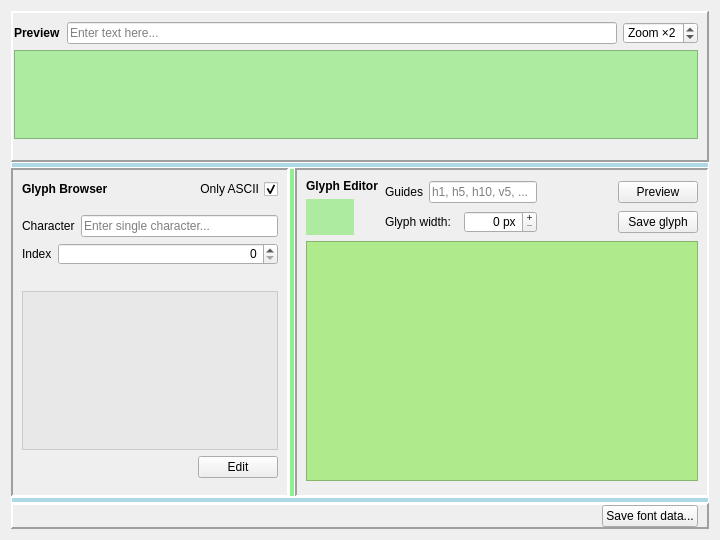
<?xml version="1.0" encoding="UTF-8"?>
<ui version="4.0">
 <class>FontEditor</class>
 <widget class="QWidget" name="FontEditor">
  <property name="geometry">
   <rect>
    <x>0</x>
    <y>0</y>
    <width>720</width>
    <height>540</height>
   </rect>
  </property>
  <property name="windowTitle">
   <string>Font Editor</string>
  </property>
  <property name="styleSheet">
   <string notr="true">QSplitter::handle:horizontal { border: 1px solid white; background-color: lightGreen;}
QSplitter::handle:vertical { border: 1px solid white; background-color: lightBlue; }</string>
  </property>
  <layout class="QHBoxLayout" name="horizontalLayout_7">
   <item>
    <widget class="QSplitter" name="splitter_2">
     <property name="styleSheet">
      <string notr="true"/>
     </property>
     <property name="orientation">
      <enum>Qt::Vertical</enum>
     </property>
     <widget class="QFrame" name="verticalFrame_2">
      <property name="frameShape">
       <enum>QFrame::Panel</enum>
      </property>
      <property name="frameShadow">
       <enum>QFrame::Raised</enum>
      </property>
      <property name="lineWidth">
       <number>2</number>
      </property>
      <layout class="QVBoxLayout" name="verticalLayout_2">
       <property name="leftMargin">
        <number>1</number>
       </property>
       <property name="bottomMargin">
        <number>1</number>
       </property>
       <item>
        <layout class="QHBoxLayout" name="horizontalLayout_4">
         <item>
          <widget class="QLabel" name="label_5">
           <property name="text">
            <string>&lt;html&gt;&lt;head/&gt;&lt;body&gt;&lt;p&gt;&lt;span style=&quot; font-weight:600;&quot;&gt;Preview&lt;/span&gt;&lt;/p&gt;&lt;/body&gt;&lt;/html&gt;</string>
           </property>
          </widget>
         </item>
         <item>
          <widget class="QLineEdit" name="line_preview">
           <property name="placeholderText">
            <string>Enter text here...</string>
           </property>
          </widget>
         </item>
         <item>
          <widget class="QSpinBox" name="spin_zoom">
           <property name="prefix">
            <string>Zoom ×</string>
           </property>
           <property name="minimum">
            <number>1</number>
           </property>
           <property name="maximum">
            <number>8</number>
           </property>
           <property name="singleStep">
            <number>1</number>
           </property>
           <property name="value">
            <number>2</number>
           </property>
          </widget>
         </item>
        </layout>
       </item>
       <item>
        <widget class="QGraphicsView" name="gv_text_preview">
         <property name="minimumSize">
          <size>
           <width>0</width>
           <height>60</height>
          </size>
         </property>
         <property name="styleSheet">
          <string notr="true">background-color: rgba(173, 235, 160, 255);</string>
         </property>
         <property name="backgroundBrush">
          <brush brushstyle="NoBrush">
           <color alpha="255">
            <red>173</red>
            <green>235</green>
            <blue>170</blue>
           </color>
          </brush>
         </property>
        </widget>
       </item>
       <item>
        <widget class="QLabel" name="label_msg">
         <property name="text">
          <string/>
         </property>
        </widget>
       </item>
      </layout>
     </widget>
     <widget class="QSplitter" name="splitter">
      <property name="orientation">
       <enum>Qt::Horizontal</enum>
      </property>
      <widget class="QFrame" name="verticalFrame">
       <property name="sizePolicy">
        <sizepolicy hsizetype="Minimum" vsizetype="Expanding">
         <horstretch>0</horstretch>
         <verstretch>0</verstretch>
        </sizepolicy>
       </property>
       <property name="minimumSize">
        <size>
         <width>200</width>
         <height>300</height>
        </size>
       </property>
       <property name="styleSheet">
        <string notr="true"/>
       </property>
       <property name="frameShape">
        <enum>QFrame::Panel</enum>
       </property>
       <property name="frameShadow">
        <enum>QFrame::Sunken</enum>
       </property>
       <property name="lineWidth">
        <number>2</number>
       </property>
       <layout class="QVBoxLayout" name="verticalLayout">
        <item>
         <layout class="QHBoxLayout" name="horizontalLayout_9">
          <property name="bottomMargin">
           <number>10</number>
          </property>
          <item>
           <widget class="QLabel" name="label_3">
            <property name="text">
             <string>&lt;html&gt;&lt;head/&gt;&lt;body&gt;&lt;p&gt;&lt;span style=&quot; font-weight:600;&quot;&gt;Glyph Browser&lt;/span&gt;&lt;/p&gt;&lt;/body&gt;&lt;/html&gt;</string>
            </property>
            <property name="textFormat">
             <enum>Qt::RichText</enum>
            </property>
           </widget>
          </item>
          <item>
           <widget class="QCheckBox" name="checkBox">
            <property name="layoutDirection">
             <enum>Qt::RightToLeft</enum>
            </property>
            <property name="text">
             <string>Only ASCII</string>
            </property>
            <property name="checked">
             <bool>true</bool>
            </property>
           </widget>
          </item>
         </layout>
        </item>
        <item>
         <layout class="QHBoxLayout" name="horizontalLayout_2">
          <item>
           <widget class="QLabel" name="label_2">
            <property name="text">
             <string>Character</string>
            </property>
           </widget>
          </item>
          <item>
           <widget class="QLineEdit" name="line_char_search">
            <property name="placeholderText">
             <string>Enter single character...</string>
            </property>
           </widget>
          </item>
         </layout>
        </item>
        <item>
         <layout class="QHBoxLayout" name="horizontalLayout">
          <item>
           <widget class="QLabel" name="label">
            <property name="sizePolicy">
             <sizepolicy hsizetype="Minimum" vsizetype="Preferred">
              <horstretch>0</horstretch>
              <verstretch>0</verstretch>
             </sizepolicy>
            </property>
            <property name="text">
             <string>Index</string>
            </property>
           </widget>
          </item>
          <item>
           <widget class="QSpinBox" name="spin_index">
            <property name="sizePolicy">
             <sizepolicy hsizetype="Expanding" vsizetype="Fixed">
              <horstretch>0</horstretch>
              <verstretch>0</verstretch>
             </sizepolicy>
            </property>
            <property name="styleSheet">
             <string notr="true"/>
            </property>
            <property name="alignment">
             <set>Qt::AlignRight|Qt::AlignTrailing|Qt::AlignVCenter</set>
            </property>
           </widget>
          </item>
         </layout>
        </item>
        <item>
         <widget class="QLabel" name="label_preview_msg">
          <property name="text">
           <string/>
          </property>
         </widget>
        </item>
        <item>
         <widget class="QGraphicsView" name="gv_glyph_preview">
          <property name="minimumSize">
           <size>
            <width>96</width>
            <height>48</height>
           </size>
          </property>
          <property name="styleSheet">
           <string notr="true">background-color: rgba(225, 225, 225, 127);</string>
          </property>
         </widget>
        </item>
        <item>
         <layout class="QHBoxLayout" name="horizontalLayout_3">
          <item>
           <spacer name="horizontalSpacer">
            <property name="orientation">
             <enum>Qt::Horizontal</enum>
            </property>
            <property name="sizeHint" stdset="0">
             <size>
              <width>40</width>
              <height>20</height>
             </size>
            </property>
           </spacer>
          </item>
          <item>
           <widget class="QPushButton" name="btn_edit">
            <property name="text">
             <string>Edit</string>
            </property>
           </widget>
          </item>
         </layout>
        </item>
        <item>
         <spacer name="verticalSpacer">
          <property name="orientation">
           <enum>Qt::Vertical</enum>
          </property>
          <property name="sizeHint" stdset="0">
           <size>
            <width>20</width>
            <height>40</height>
           </size>
          </property>
         </spacer>
        </item>
       </layout>
      </widget>
      <widget class="QFrame" name="verticalFrame">
       <property name="sizePolicy">
        <sizepolicy hsizetype="Expanding" vsizetype="Expanding">
         <horstretch>1</horstretch>
         <verstretch>0</verstretch>
        </sizepolicy>
       </property>
       <property name="frameShape">
        <enum>QFrame::Panel</enum>
       </property>
       <property name="frameShadow">
        <enum>QFrame::Sunken</enum>
       </property>
       <property name="lineWidth">
        <number>2</number>
       </property>
       <layout class="QVBoxLayout" name="verticalLayout_3">
        <property name="bottomMargin">
         <number>14</number>
        </property>
        <item>
         <layout class="QHBoxLayout" name="horizontalLayout_5">
          <item>
           <layout class="QVBoxLayout" name="verticalLayout_6">
            <property name="rightMargin">
             <number>0</number>
            </property>
            <item>
             <widget class="QLabel" name="label_7">
              <property name="text">
               <string>&lt;html&gt;&lt;head/&gt;&lt;body&gt;&lt;p&gt;&lt;span style=&quot; font-weight:600;&quot;&gt;Glyph Editor&lt;/span&gt;&lt;/p&gt;&lt;/body&gt;&lt;/html&gt;</string>
              </property>
              <property name="textFormat">
               <enum>Qt::RichText</enum>
              </property>
             </widget>
            </item>
            <item>
             <layout class="QHBoxLayout" name="horizontalLayout_11">
              <property name="topMargin">
               <number>0</number>
              </property>
              <property name="rightMargin">
               <number>0</number>
              </property>
              <item>
               <widget class="QLabel" name="label_glyph">
                <property name="minimumSize">
                 <size>
                  <width>48</width>
                  <height>36</height>
                 </size>
                </property>
                <property name="maximumSize">
                 <size>
                  <width>48</width>
                  <height>36</height>
                 </size>
                </property>
                <property name="styleSheet">
                 <string notr="true">background-color: rgb(173, 235, 160);</string>
                </property>
                <property name="text">
                 <string/>
                </property>
               </widget>
              </item>
              <item>
               <widget class="QLabel" name="label_glyph_w">
                <property name="minimumSize">
                 <size>
                  <width>16</width>
                  <height>0</height>
                 </size>
                </property>
                <property name="text">
                 <string/>
                </property>
               </widget>
              </item>
             </layout>
            </item>
           </layout>
          </item>
          <item>
           <spacer name="horizontalSpacer_4">
            <property name="orientation">
             <enum>Qt::Horizontal</enum>
            </property>
            <property name="sizeType">
             <enum>QSizePolicy::Minimum</enum>
            </property>
            <property name="sizeHint" stdset="0">
             <size>
              <width>1</width>
              <height>20</height>
             </size>
            </property>
           </spacer>
          </item>
          <item>
           <layout class="QVBoxLayout" name="verticalLayout_4">
            <property name="bottomMargin">
             <number>0</number>
            </property>
            <item>
             <layout class="QHBoxLayout" name="horizontalLayout_10">
              <property name="bottomMargin">
               <number>0</number>
              </property>
              <item>
               <widget class="QLabel" name="label_4">
                <property name="text">
                 <string>Guides</string>
                </property>
               </widget>
              </item>
              <item>
               <widget class="QLineEdit" name="line_guide">
                <property name="placeholderText">
                 <string>h1, h5, h10, v5, ...</string>
                </property>
               </widget>
              </item>
             </layout>
            </item>
            <item>
             <layout class="QHBoxLayout" name="horizontalLayout_8">
              <property name="bottomMargin">
               <number>0</number>
              </property>
              <item>
               <widget class="QLabel" name="label_8">
                <property name="text">
                 <string>Glyph width:</string>
                </property>
               </widget>
              </item>
              <item>
               <widget class="QSpinBox" name="spin_width">
                <property name="minimumSize">
                 <size>
                  <width>60</width>
                  <height>0</height>
                 </size>
                </property>
                <property name="alignment">
                 <set>Qt::AlignRight|Qt::AlignTrailing|Qt::AlignVCenter</set>
                </property>
                <property name="buttonSymbols">
                 <enum>QAbstractSpinBox::PlusMinus</enum>
                </property>
                <property name="suffix">
                 <string> px</string>
                </property>
                <property name="maximum">
                 <number>16</number>
                </property>
               </widget>
              </item>
             </layout>
            </item>
           </layout>
          </item>
          <item>
           <spacer name="horizontalSpacer_2">
            <property name="orientation">
             <enum>Qt::Horizontal</enum>
            </property>
            <property name="sizeHint" stdset="0">
             <size>
              <width>40</width>
              <height>20</height>
             </size>
            </property>
           </spacer>
          </item>
          <item>
           <layout class="QVBoxLayout" name="verticalLayout_5">
            <property name="rightMargin">
             <number>0</number>
            </property>
            <item>
             <widget class="QPushButton" name="btn_preview">
              <property name="text">
               <string>Preview</string>
              </property>
             </widget>
            </item>
            <item>
             <widget class="QPushButton" name="btn_save_glyph">
              <property name="text">
               <string>Save glyph</string>
              </property>
             </widget>
            </item>
           </layout>
          </item>
         </layout>
        </item>
        <item>
         <widget class="QGraphicsView" name="gv_editor">
          <property name="minimumSize">
           <size>
            <width>320</width>
            <height>240</height>
           </size>
          </property>
          <property name="styleSheet">
           <string notr="true">background-color: rgba(175, 235, 140, 255);</string>
          </property>
         </widget>
        </item>
       </layout>
      </widget>
     </widget>
     <widget class="QFrame" name="horizontalFrame_6">
      <property name="sizePolicy">
       <sizepolicy hsizetype="Preferred" vsizetype="Minimum">
        <horstretch>0</horstretch>
        <verstretch>0</verstretch>
       </sizepolicy>
      </property>
      <property name="frameShape">
       <enum>QFrame::Panel</enum>
      </property>
      <property name="frameShadow">
       <enum>QFrame::Raised</enum>
      </property>
      <property name="lineWidth">
       <number>2</number>
      </property>
      <layout class="QHBoxLayout" name="horizontalLayout_6">
       <property name="topMargin">
        <number>0</number>
       </property>
       <property name="bottomMargin">
        <number>0</number>
       </property>
       <item>
        <widget class="QLabel" name="label_save">
         <property name="text">
          <string/>
         </property>
        </widget>
       </item>
       <item>
        <spacer name="horizontalSpacer_3">
         <property name="orientation">
          <enum>Qt::Horizontal</enum>
         </property>
         <property name="sizeHint" stdset="0">
          <size>
           <width>40</width>
           <height>20</height>
          </size>
         </property>
        </spacer>
       </item>
       <item>
        <widget class="QPushButton" name="btn_save_font">
         <property name="text">
          <string>Save font data...</string>
         </property>
        </widget>
       </item>
      </layout>
     </widget>
    </widget>
   </item>
  </layout>
 </widget>
 <resources/>
 <connections>
  <connection>
   <sender>checkBox</sender>
   <signal>toggled(bool)</signal>
   <receiver>spin_width</receiver>
   <slot>setEnabled(bool)</slot>
   <hints>
    <hint type="sourcelabel">
     <x>212</x>
     <y>168</y>
    </hint>
    <hint type="destinationlabel">
     <x>464</x>
     <y>189</y>
    </hint>
   </hints>
  </connection>
 </connections>
</ui>
